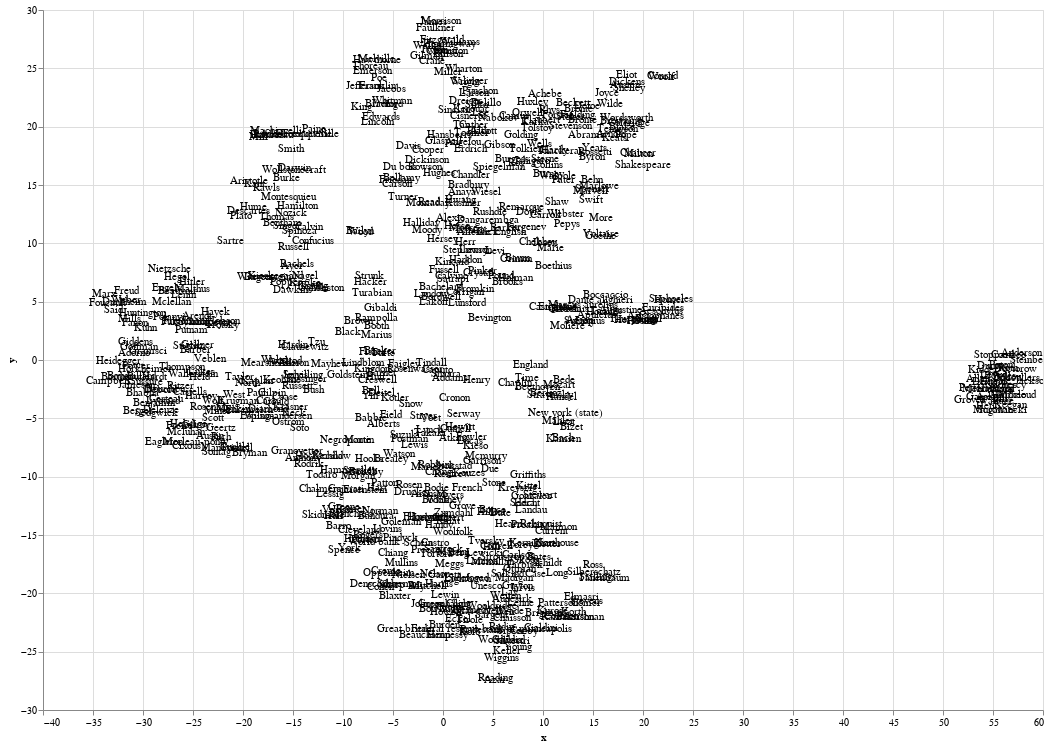

The cell this chart's notebook holds for it:
### Code cell
chart.interactive()

### Figure 1 — Vega-Lite specification as saved in the notebook (floating-point values rounded to 4 significant figures; data arrays with more than 128 entries replaced by an {"elided": "..."} marker saying what was removed)
{"$schema": "https://vega.github.io/schema/vega-lite/v2.4.3.json", "config": {"view": {"height": 300, "width": 400}}, "data": {"values": {"elided": "642 records"}}, "encoding": {"text": {"field": "surname", "type": "nominal"}, "x": {"field": "x", "type": "quantitative"}, "y": {"field": "y", "type": "quantitative"}}, "height": 700, "mark": "text", "selection": {"selector021": {"bind": "scales", "encodings": ["x", "y"], "mark": {"fill": "#333", "fillOpacity": 0.125, "stroke": "white"}, "on": "[mousedown, window:mouseup] > window:mousemove!", "resolve": "global", "translate": "[mousedown, window:mouseup] > window:mousemove!", "type": "interval", "zoom": "wheel!"}}, "width": 1000}
